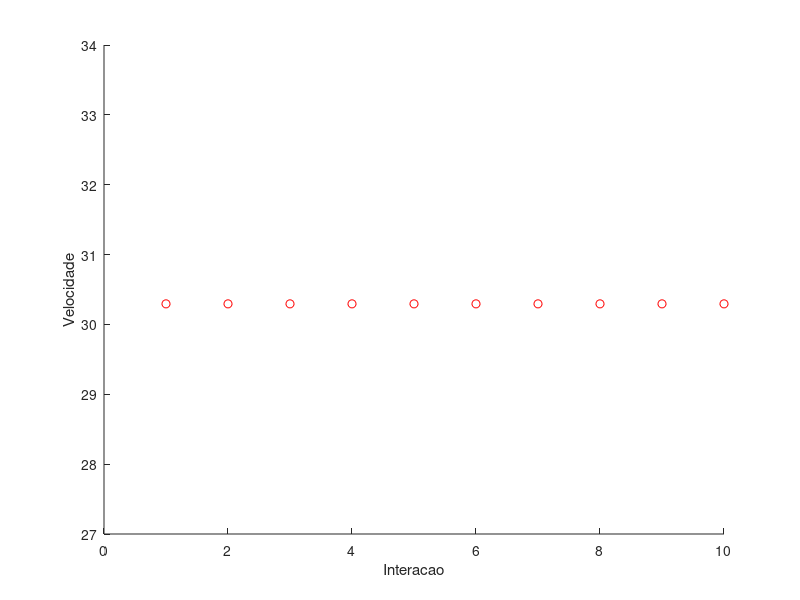

Here is the MATLAB script that generated this plot:
% Problemas Diretos e Inversos em Geofísica - Conceitos Básicos e Aplicações
% Prof. Giuliano Marotta - SIS/IG/UnB - marotta@unb.br
% Parte II: Exercicio 01
% ---------------------------------------------------------------------
% Problema linear

clear; clc;
figure; % Cria figura
hold on % habilita plotar na mesma figura

S = [150;155;160;153];
d = [5.0; 5.1; 5.3; 5.0]; % Vetor dos valores observados
m0= [0]; % Vetor dos parametros aproximados
N = length(d(:,1)); % Numeto de observacoes
M = length(m0(:,1)); % Numero de parametros
it =10; % Numero de iteracoes

for i=1:it
    G = [S]; % Matriz das derivadas parciais
    d0 = S.*m0; % Vetor dos valores calculados
    dc = d-d0; % Vetor das diferencas
    dm = (G'*G)^-1*(G'*dc); % Vetor das correcoes
    m = m0+dm; % Vetor dos parametros ajustados
    e = d-S*m; % Vetor das diferencas
    m0=m; % Vetor dos parametros ajustados
   plot(i,1./m,'or') % plota valor do parametro por iteracao
end

xlabel('Interacao')
ylabel('Velocidade')





















